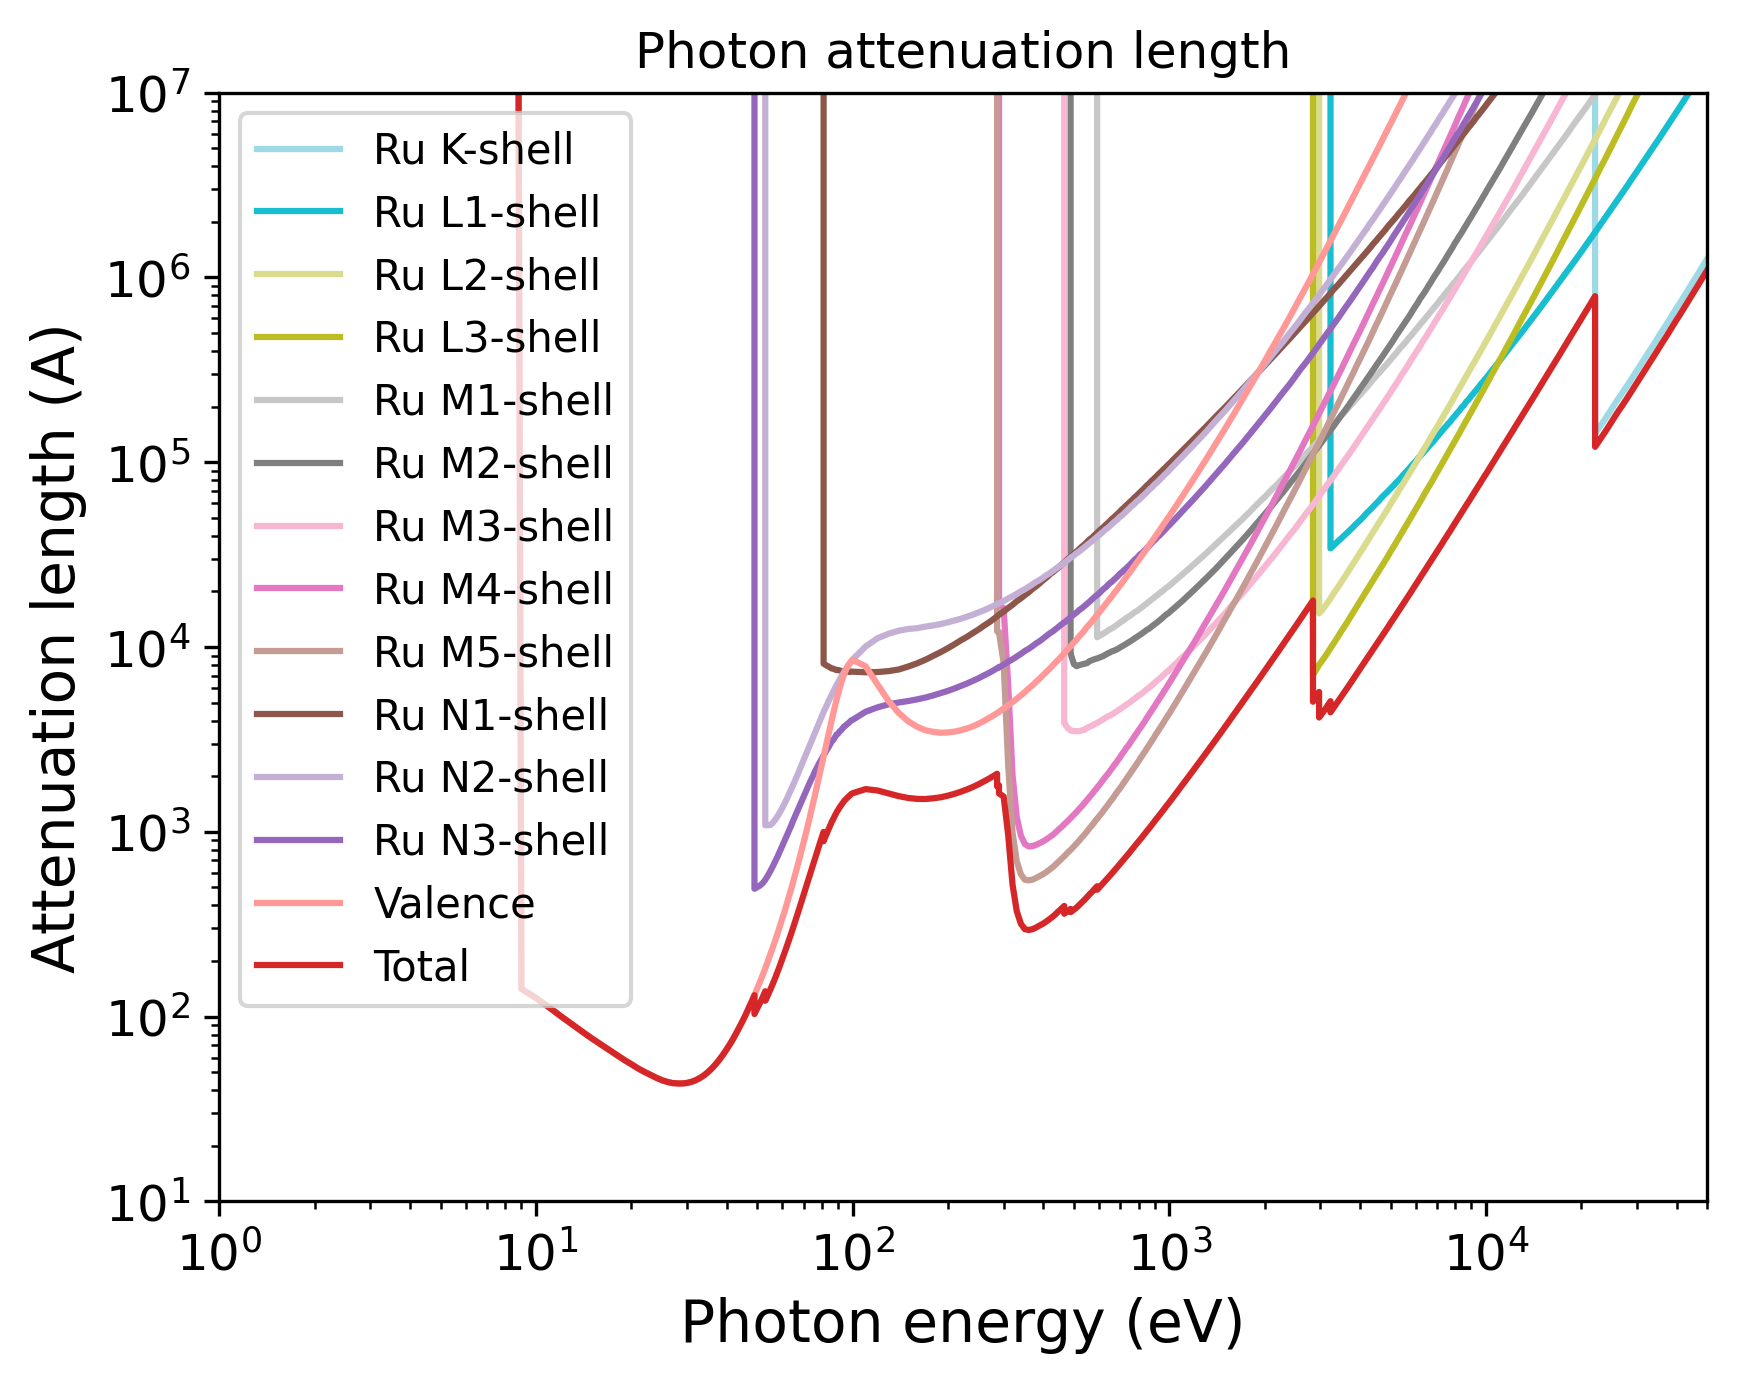

Generate this figure with Python:
import pandas as pd
import numpy as np
import matplotlib.pyplot as plt
import matplotlib.cm as cm
# Set the format:
plt.xlabel("Photon energy (eV)", fontsize=14)
plt.ylabel("Attenuation length (A)", fontsize=14)
plt.xticks(fontsize=12)
plt.yticks(fontsize=12)
plt.grid(False)
# Set the axes:
# Read the output file:
df = pd.read_csv(r"OUTPUT_Ru_bcc_Photon_IMFP.dat", sep=r'\s+', header=None, comment="#", skipinitialspace=True)
plt.xscale("log")
plt.yscale("log")
# Prepare the plot:
columns_to_plot = [ 1, 2, 3, 4, 5, 6, 7, 8, 9, 10, 11, 12, 13, 14]
labels = [ "Ru K-shell", "Ru L1-shell", "Ru L2-shell", "Ru L3-shell", "Ru M1-shell", "Ru M2-shell", "Ru M3-shell", "Ru M4-shell", "Ru M5-shell", "Ru N1-shell", "Ru N2-shell", "Ru N3-shell", "Valence", "Total"]
# Create N distinct colors from a colormap
N = len(columns_to_plot)
colors = plt.cm.tab20(np.linspace(1, 0, 20))
# Set line styles:
linestyles = [ "-", "-", "-", "-", "-", "-", "-", "-", "-", "-", "-", "-", "-", "-"]
for i, col in enumerate(columns_to_plot):
    color = colors[i % len(colors)]
    ls    = linestyles[i % len(linestyles)]
    label = labels[i % len(labels)]
    plt.plot(df.iloc[:, 0], df.iloc[:, col],
    color=color,
    label=label,
    linestyle=ls)
plt.xlim(1.00000000,50000.00000000)
plt.ylim(10.00000000,10000000.00000000)
plt.title("Photon attenuation length")
plt.legend(loc="best", fontsize=10)
# Save the plot in this format:
plt.savefig("OUTPUT_MFP_photon.png", dpi=300, bbox_inches="tight")
